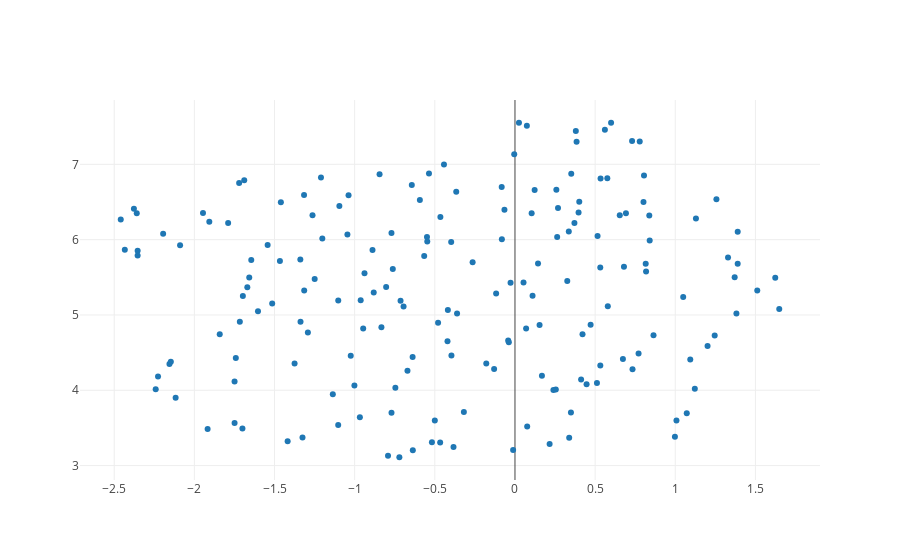

Notebook code for this chart:
### Code cell
trace = go.Scatter(
    x = umap_vectors[:,0],
    y = umap_vectors[:,1],
    mode = 'markers',
    text = words
)

layout = go.Layout(
    hovermode = 'closest'
)

data = [trace]

fig = go.Figure(data=data)

iplot(fig)

### Figure 1 — Plotly figure (JSON) as saved in the notebook; plotly's stock layout.template omitted (floating-point values rounded to 4 significant figures; data arrays with more than 128 entries replaced by an {"elided": "..."} marker saying what was removed)
{"data": [{"mode": "markers", "text": {"elided": "179 str values"}, "type": "scatter", "x": {"elided": "179 float values"}, "y": {"elided": "179 float values"}}], "layout": {}}
